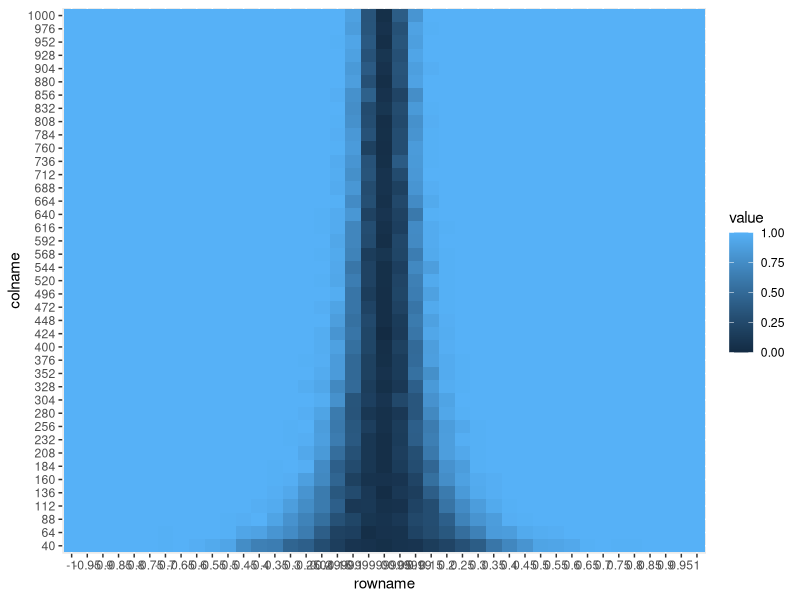

Reproduce this figure in R.
rm(list=ls())
library(dplyr)
library(tidyverse)
library(magrittr)
# library(reshape2)

ns <- seq(40,1000,24)

mus <- seq(-1,1,length.out=41)

h0 <- 0

obs <- rnorm(40,-5)
t.test(obs)

test <- function(n=40,mu=-1) {
  obs<- rnorm(n,mu)
  t <- t.test(obs)
  # return((mean(obs))
  # return(t$statistic)
  return(as.numeric(abs(t$statistic)>1.96))
  # return(cbind(mean(obs),t$statistic,as.numeric(abs(t$statistic)>1.96)))
}

# tt <- mapply(test,n=ns)

# pars <- cbind(40,-5)



 # reject(mu=0.50)
# tt<-mapply(reject,mu=mus)
 
tt <- function(nn,m=mus) {
  reject <- function(n=nn,mu=-1,s=100){
    sims <- replicate(s,test(n,mu))
    return(mean(sims))
  }
  v <- mapply(reject, m=mus)
  return(v)
} 
# tt(nn=1000)

ss <- as.data.frame(mapply(tt,nn=ns))
names(ss)<-ns
row.names(ss) <- mus


ss2 <- ss %>%
  rownames_to_column() %>%
  gather(colname, value, -rowname)
head(ss2)

ss2$rowname <- as.character(ss2$rowname)
ss2$rowname <- factor(ss2$rowname,levels=unique(ss2$rowname))

ss2$colname <- as.character(ss2$colname)
ss2$colname <- factor(ss2$colname,levels=unique(ss2$colname))



ggplot(ss2, aes(x = rowname, y = colname, fill = value)) +
  geom_tile()
